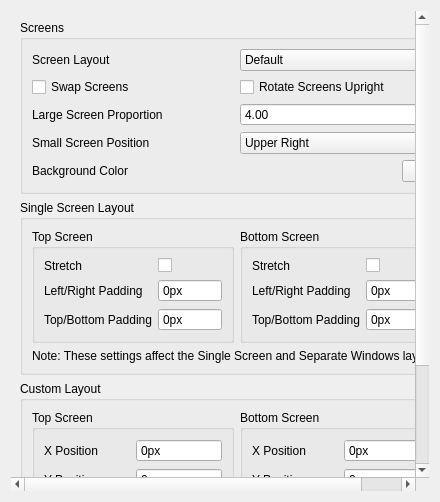
<?xml version="1.0" encoding="UTF-8"?>
<ui version="4.0">
 <class>ConfigureLayout</class>
 <widget class="QWidget" name="ConfigureLayout">
  <property name="geometry">
   <rect>
    <x>0</x>
    <y>0</y>
    <width>440</width>
    <height>500</height>
   </rect>
  </property>
  <property name="minimumSize">
   <size>
    <width>0</width>
    <height>0</height>
   </size>
  </property>
  <property name="windowTitle">
   <string>Form</string>
  </property>
  <layout class="QVBoxLayout" name="verticalLayout_scrollbar">
   <item>
    <widget class="QScrollArea" name="scrollArea">
     <property name="minimumSize">
      <size>
       <width>0</width>
       <height>480</height>
      </size>
     </property>
     <property name="frameShape">
      <enum>QFrame::NoFrame</enum>
     </property>
     <property name="lineWidth">
      <number>1</number>
     </property>
     <property name="widgetResizable">
      <bool>true</bool>
     </property>
     <widget class="QWidget" name="scrollAreaWidgetContents">
      <property name="geometry">
       <rect>
        <x>0</x>
        <y>0</y>
        <width>422</width>
        <height>500</height>
       </rect>
      </property>
      <layout class="QVBoxLayout" name="verticalLayout_1">
       <item>
        <widget class="QGroupBox" name="layout_group">
         <property name="enabled">
          <bool>true</bool>
         </property>
         <property name="title">
          <string>Screens</string>
         </property>
         <layout class="QVBoxLayout" name="verticalLayout_2">
          <item>
           <widget class="QWidget" name="widget_layout" native="true">
            <layout class="QHBoxLayout" name="screen_layout_group">
             <property name="leftMargin">
              <number>0</number>
             </property>
             <property name="topMargin">
              <number>0</number>
             </property>
             <property name="rightMargin">
              <number>0</number>
             </property>
             <property name="bottomMargin">
              <number>0</number>
             </property>
             <item>
              <widget class="QLabel" name="layout_label">
               <property name="text">
                <string>Screen Layout</string>
               </property>
              </widget>
             </item>
             <item>
              <widget class="QComboBox" name="layout_combobox">
               <item>
                <property name="text">
                 <string>Default</string>
                </property>
               </item>
               <item>
                <property name="text">
                 <string>Single Screen</string>
                </property>
               </item>
               <item>
                <property name="text">
                 <string>Large Screen</string>
                </property>
               </item>
               <item>
                <property name="text">
                 <string>Side by Side</string>
                </property>
               </item>
               <item>
                <property name="text">
                 <string>Separate Windows</string>
                </property>
               </item>
               <item>
                <property name="text">
                 <string>Hybrid Screen</string>
                </property>
               </item>
               <item>
                <property name="text">
                 <string>Custom Layout</string>
                </property>
               </item>
              </widget>
             </item>
            </layout>
           </widget>
          </item>
          <item>
           <layout class="QGridLayout" name="gridLayout_0">
            <item row="1" column="0">
             <widget class="QCheckBox" name="toggle_swap_screen">
              <property name="text">
               <string>Swap Screens</string>
              </property>
             </widget>
            </item>
            <item row="1" column="1">
             <widget class="QCheckBox" name="toggle_upright_screen">
              <property name="text">
               <string>Rotate Screens Upright</string>
              </property>
             </widget>
            </item>
           </layout>
          </item>
          <item>
           <widget class="QWidget" name="widget" native="true">
            <layout class="QHBoxLayout" name="proportion_layout">
             <property name="leftMargin">
              <number>0</number>
             </property>
             <property name="topMargin">
              <number>0</number>
             </property>
             <property name="rightMargin">
              <number>0</number>
             </property>
             <property name="bottomMargin">
              <number>0</number>
             </property>
             <item>
              <widget class="QLabel" name="label_3">
               <property name="toolTip">
                <string>&lt;html&gt;&lt;head/&gt;&lt;body&gt;&lt;p&gt;Specifies the factor by which the large screen will be over the small screen in Large Screen layout mode.&lt;/p&gt;&lt;/body&gt;&lt;/html&gt;</string>
               </property>
               <property name="text">
                <string>Large Screen Proportion</string>
               </property>
              </widget>
             </item>
             <item>
              <widget class="QDoubleSpinBox" name="large_screen_proportion">
               <property name="minimum">
                <double>1.000000000000000</double>
               </property>
               <property name="maximum">
                <double>16.000000000000000</double>
               </property>
               <property name="value">
                <double>4.000000000000000</double>
               </property>
              </widget>
             </item>
            </layout>
           </widget>
          </item>
           <item>
           <widget class="QWidget" name="small_pos_widget" native="true">
            <layout class="QHBoxLayout" name="small_pos_layout">
             <property name="leftMargin">
              <number>0</number>
             </property>
             <property name="topMargin">
              <number>0</number>
             </property>
             <property name="rightMargin">
              <number>0</number>
             </property>
             <property name="bottomMargin">
              <number>0</number>
             </property>
             <item>
              <widget class="QLabel" name="small_pos_label">
              <property name="toolTip">
               <string>&lt;html&gt;&lt;head/&gt;&lt;body&gt;&lt;p&gt;Specifies the position of the small screen relative to the large one in Large Screen layout mode.&lt;/p&gt;&lt;/body&gt;&lt;/html&gt;</string>
              </property>
               <property name="text">
                <string>Small Screen Position</string>
               </property>
              </widget>
             </item>
             <item>
              <widget class="QComboBox" name="small_screen_position_combobox">
               <item>
                <property name="text">
                 <string>Upper Right</string>
                </property>
               </item>
               <item>
                <property name="text">
                 <string>Middle Right</string>
                </property>
               </item>
               <item>
                <property name="text">
                 <string>Bottom Right (default)</string>
                </property>
               </item>
               <item>
                <property name="text">
                 <string>Upper Left</string>
                </property>
               </item>
               <item>
                <property name="text">
                 <string>Middle Left</string>
                </property>
               </item>
               <item>
                <property name="text">
                 <string>Bottom Left</string>
                </property>
               </item>
               <item>
                <property name="text">
                 <string>Above large screen</string>
                </property>
               </item>
               <item>
                <property name="text">
                 <string>Below large screen</string>
                </property>
               </item>
              </widget>
             </item>
            </layout>
           </widget>
          </item>
          <item>
           <widget class="QWidget" name="bg_color_group" native="true">
            <layout class="QHBoxLayout" name="bg_color_group_2">
             <property name="leftMargin">
              <number>0</number>
             </property>
             <property name="topMargin">
              <number>0</number>
             </property>
             <property name="rightMargin">
              <number>0</number>
             </property>
             <property name="bottomMargin">
              <number>0</number>
             </property>
             <item>
              <widget class="QLabel" name="bg_label">
               <property name="text">
                <string>Background Color</string>
               </property>
              </widget>
             </item>
             <item>
              <widget class="QPushButton" name="bg_button">
               <property name="maximumSize">
                <size>
                 <width>40</width>
                 <height>16777215</height>
                </size>
               </property>
              </widget>
             </item>
            </layout>
           </widget>
          </item>
         </layout>
        </widget>
       </item>
       <item>
        <widget class="QGroupBox" name="single_screen_layout_config_group">
         <property name="minimumSize">
          <size>
           <width>0</width>
           <height>0</height>
          </size>
         </property>
         <property name="title">
          <string>Single Screen Layout</string>
         </property>
         <layout class="QVBoxLayout" name="verticalLayout_4">
          <item>
           <layout class="QHBoxLayout" name="horizontalLayout_3">
            <item>
             <widget class="QGroupBox" name="gb_top_screen_2">
              <property name="title">
               <string>Top Screen</string>
              </property>
              <layout class="QGridLayout" name="gridLayout_3">
               <item row="0" column="0">
                <widget class="QLabel" name="lb_top_stretch">
                 <property name="text">
                  <string>Stretch</string>
                 </property>
                </widget>
               </item>
               <item row="1" column="1">
                <widget class="QSpinBox" name="screen_top_leftright_padding">
                 <property name="buttonSymbols">
                  <enum>QAbstractSpinBox::NoButtons</enum>
                 </property>
                 <property name="suffix">
                  <string>px</string>
                 </property>
                 <property name="maximum">
                  <number>2147483647</number>
                 </property>
                </widget>
               </item>
               <item row="1" column="0">
                <widget class="QLabel" name="lb_top_leftright_padding">
                 <property name="text">
                  <string>Left/Right Padding</string>
                 </property>
                </widget>
               </item>
               <item row="2" column="0">
                <widget class="QLabel" name="lb_top_topbottom_padding">
                 <property name="text">
                  <string>Top/Bottom Padding</string>
                 </property>
                </widget>
               </item>
               <item row="2" column="1">
                <widget class="QSpinBox" name="screen_top_topbottom_padding">
                 <property name="buttonSymbols">
                  <enum>QAbstractSpinBox::NoButtons</enum>
                 </property>
                 <property name="suffix">
                  <string>px</string>
                 </property>
                 <property name="maximum">
                  <number>2147483647</number>
                 </property>
                </widget>
               </item>
               <item row="0" column="1">
                <widget class="QCheckBox" name="screen_top_stretch">
                 <property name="text">
                  <string notr="true"/>
                 </property>
                </widget>
               </item>
              </layout>
             </widget>
            </item>
            <item>
             <widget class="QGroupBox" name="gb_bottom_screen_2">
              <property name="minimumSize">
               <size>
                <width>0</width>
                <height>0</height>
               </size>
              </property>
              <property name="title">
               <string>Bottom Screen</string>
              </property>
              <layout class="QGridLayout" name="gridLayout_4">
               <item row="1" column="0">
                <widget class="QLabel" name="lb_bottom_leftright_padding">
                 <property name="text">
                  <string>Left/Right Padding</string>
                 </property>
                </widget>
               </item>
               <item row="2" column="0">
                <widget class="QLabel" name="lb_bottom_topbottom_padding">
                 <property name="text">
                  <string>Top/Bottom Padding</string>
                 </property>
                </widget>
               </item>
               <item row="1" column="1">
                <widget class="QSpinBox" name="screen_bottom_leftright_padding">
                 <property name="buttonSymbols">
                  <enum>QAbstractSpinBox::NoButtons</enum>
                 </property>
                 <property name="suffix">
                  <string>px</string>
                 </property>
                 <property name="maximum">
                  <number>2147483647</number>
                 </property>
                </widget>
               </item>
               <item row="2" column="1">
                <widget class="QSpinBox" name="screen_bottom_topbottom_padding">
                 <property name="buttonSymbols">
                  <enum>QAbstractSpinBox::NoButtons</enum>
                 </property>
                  <property name="suffix">
                  <string>px</string>
                 </property>
                 <property name="maximum">
                  <number>2147483647</number>
                 </property>
                </widget>
               </item>
               <item row="0" column="0">
                <widget class="QLabel" name="lb_bottom_stretch">
                 <property name="text">
                  <string>Stretch</string>
                 </property>
                </widget>
               </item>
               <item row="0" column="1">
                <widget class="QCheckBox" name="screen_bottom_stretch">
                 <property name="text">
                  <string notr="true"/>
                 </property>
                </widget>
               </item>
              </layout>
             </widget>
            </item>
           </layout>
          </item>
          <item>
           <layout class="QHBoxLayout" name="horizontalLayout_4">
            <item>
             <widget class="QLabel" name="label">
              <property name="text">
               <string>Note: These settings affect the Single Screen and Separate Windows layouts</string>
              </property>
             </widget>
            </item>
           </layout>
          </item>
         </layout>
        </widget>
       </item>
       <item>
        <spacer name="verticalSpacer">
         <property name="orientation">
          <enum>Qt::Vertical</enum>
         </property>
         <property name="sizeHint" stdset="0">
          <size>
           <width>20</width>
           <height>270</height>
          </size>
         </property>
        </spacer>
       </item>
       <item>
        <widget class="QGroupBox" name="custom_layout_group">
         <property name="minimumSize">
          <size>
           <width>0</width>
           <height>0</height>
          </size>
         </property>
         <property name="title">
          <string>Custom Layout</string>
         </property>
         <layout class="QVBoxLayout" name="verticalLayout_3">
          <item>
           <layout class="QHBoxLayout" name="horizontalLayout_1">
            <item>
             <widget class="QGroupBox" name="gb_top_screen">
              <property name="title">
               <string>Top Screen</string>
              </property>
              <layout class="QGridLayout" name="gridLayout_1">
               <item row="0" column="0">
                <widget class="QLabel" name="lb_top_x">
                 <property name="text">
                  <string>X Position</string>
                 </property>
                </widget>
               </item>
               <item row="0" column="1">
                <widget class="QSpinBox" name="custom_top_x">
                 <property name="buttonSymbols">
                  <enum>QAbstractSpinBox::NoButtons</enum>
                 </property>
                 <property name="suffix">
                  <string>px</string>
                 </property>
                 <property name="maximum">
                  <number>2147483647</number>
                 </property>
                </widget>
               </item>
               <item row="1" column="0">
                <widget class="QLabel" name="lb_top_y">
                 <property name="text">
                  <string>Y Position</string>
                 </property>
                </widget>
               </item>
               <item row="1" column="1">
                <widget class="QSpinBox" name="custom_top_y">
                 <property name="buttonSymbols">
                  <enum>QAbstractSpinBox::NoButtons</enum>
                 </property>
                 <property name="suffix">
                  <string>px</string>
                 </property>
                 <property name="maximum">
                  <number>2147483647</number>
                 </property>
                </widget>
               </item>
               <item row="2" column="0">
                <widget class="QLabel" name="lb_top_width">
                 <property name="text">
                  <string>Width</string>
                 </property>
                </widget>
               </item>
               <item row="2" column="1">
                <widget class="QSpinBox" name="custom_top_width">
                 <property name="buttonSymbols">
                  <enum>QAbstractSpinBox::NoButtons</enum>
                 </property>
                 <property name="suffix">
                  <string>px</string>
                 </property>
                 <property name="maximum">
                  <number>2147483647</number>
                 </property>
                </widget>
               </item>
               <item row="3" column="0">
                <widget class="QLabel" name="lb_top_height">
                 <property name="text">
                  <string>Height</string>
                 </property>
                </widget>
               </item>
               <item row="3" column="1">
                <widget class="QSpinBox" name="custom_top_height">
                 <property name="buttonSymbols">
                  <enum>QAbstractSpinBox::NoButtons</enum>
                 </property>
                 <property name="suffix">
                  <string>px</string>
                 </property>
                 <property name="maximum">
                  <number>2147483647</number>
                 </property>
                </widget>
               </item>
              </layout>
             </widget>
            </item>
            <item>
             <widget class="QGroupBox" name="gb_bottom_screen_1">
              <property name="minimumSize">
               <size>
                <width>0</width>
                <height>0</height>
               </size>
              </property>
              <property name="title">
               <string>Bottom Screen</string>
              </property>
              <layout class="QGridLayout" name="gridLayout_2">
               <item row="0" column="0">
                <widget class="QLabel" name="lb_bottom_x">
                 <property name="text">
                  <string>X Position</string>
                 </property>
                </widget>
               </item>
               <item row="0" column="1">
                <widget class="QSpinBox" name="custom_bottom_x">
                 <property name="buttonSymbols">
                  <enum>QAbstractSpinBox::NoButtons</enum>
                 </property>
                 <property name="suffix">
                  <string>px</string>
                 </property>
                 <property name="maximum">
                  <number>2147483647</number>
                 </property>
                </widget>
               </item>
               <item row="1" column="0">
                <widget class="QLabel" name="lb_bottom_y">
                 <property name="text">
                  <string>Y Position</string>
                 </property>
                </widget>
               </item>
               <item row="1" column="1">
                <widget class="QSpinBox" name="custom_bottom_y">
                 <property name="buttonSymbols">
                  <enum>QAbstractSpinBox::NoButtons</enum>
                 </property>
                 <property name="suffix">
                  <string>px</string>
                 </property>
                 <property name="maximum">
                  <number>2147483647</number>
                 </property>
                </widget>
               </item>
               <item row="2" column="0">
                <widget class="QLabel" name="lb_bottom_width">
                 <property name="text">
                  <string>Width</string>
                 </property>
                </widget>
               </item>
               <item row="2" column="1">
                <widget class="QSpinBox" name="custom_bottom_width">
                 <property name="buttonSymbols">
                  <enum>QAbstractSpinBox::NoButtons</enum>
                 </property>
                 <property name="suffix">
                  <string>px</string>
                 </property>
                 <property name="maximum">
                  <number>2147483647</number>
                 </property>
                </widget>
               </item>
               <item row="3" column="0">
                <widget class="QLabel" name="lb_bottom_height">
                 <property name="text">
                  <string>Height</string>
                 </property>
                </widget>
               </item>
               <item row="3" column="1">
                <widget class="QSpinBox" name="custom_bottom_height">
                 <property name="buttonSymbols">
                  <enum>QAbstractSpinBox::NoButtons</enum>
                 </property>
                 <property name="suffix">
                  <string>px</string>
                 </property>
                 <property name="maximum">
                  <number>2147483647</number>
                 </property>
                </widget>
               </item>
              </layout>
             </widget>
            </item>
           </layout>
          </item>
          <item>
           <layout class="QHBoxLayout" name="horizontalLayout_2">
            <item>
             <widget class="QLabel" name="lb_opacity_second_layer">
              <property name="toolTip">
               <string>&lt;html&gt;&lt;head/&gt;&lt;body&gt;&lt;p&gt;How opaque or transparent the second 3DS screen should be in Custom Layout mode. Useful if the second screen is to be positioned on top of the first screen.&lt;/p&gt;&lt;/body&gt;&lt;/html&gt;</string>
              </property>
              <property name="text">
               <string>&lt;html&gt;&lt;head/&gt;&lt;body&gt;&lt;p&gt;Second Screen Opacity % (OpenGL Only)&lt;/p&gt;&lt;/body&gt;&lt;/html&gt;</string>
              </property>
             </widget>
            </item>
            <item>
             <widget class="QSpinBox" name="custom_second_layer_opacity">
              <property name="buttonSymbols">
               <enum>QAbstractSpinBox::PlusMinus</enum>
              </property>
              <property name="minimum">
               <number>10</number>
              </property>
              <property name="maximum">
               <number>100</number>
              </property>
             </widget>
            </item>
           </layout>
          </item>
         </layout>
        </widget>
       </item>
      </layout>
     </widget>
    </widget>
   </item>
  </layout>
 </widget>
 <tabstops>
  <tabstop>layout_combobox</tabstop>
  <tabstop>toggle_swap_screen</tabstop>
  <tabstop>toggle_upright_screen</tabstop>
  <tabstop>large_screen_proportion</tabstop>
  <tabstop>small_screen_position_combobox</tabstop>
  <tabstop>bg_button</tabstop>
 </tabstops>
 <resources/>
 <connections/>
</ui>
